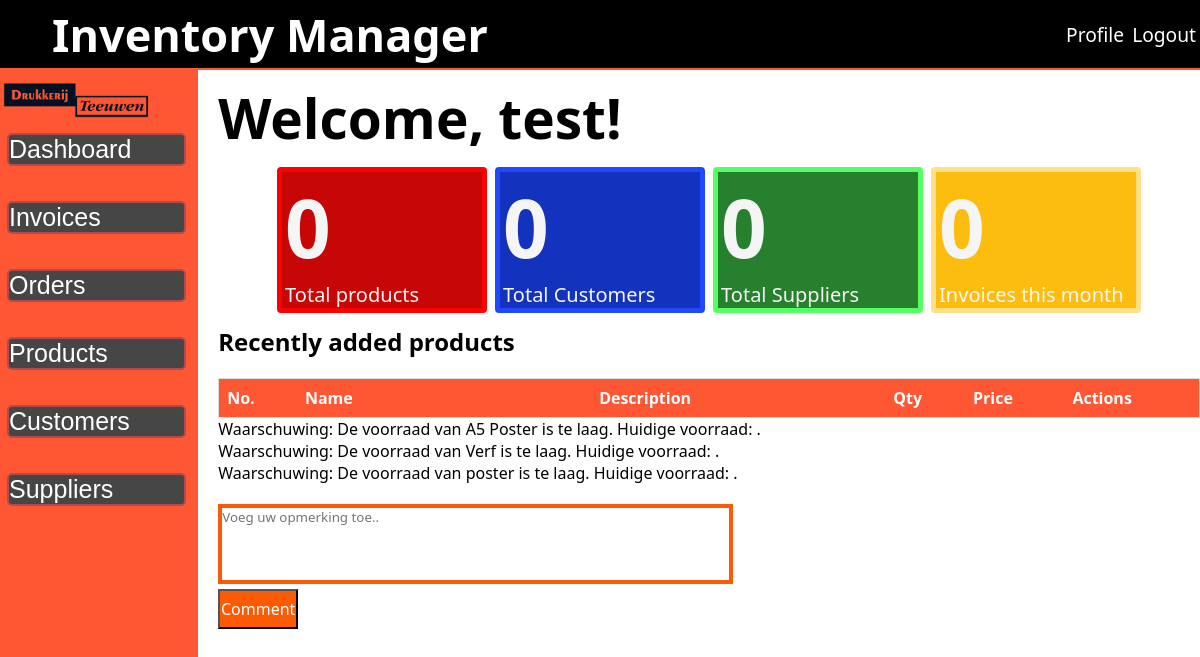
Before: /public/dashboard.php (signed in) with the older database file.
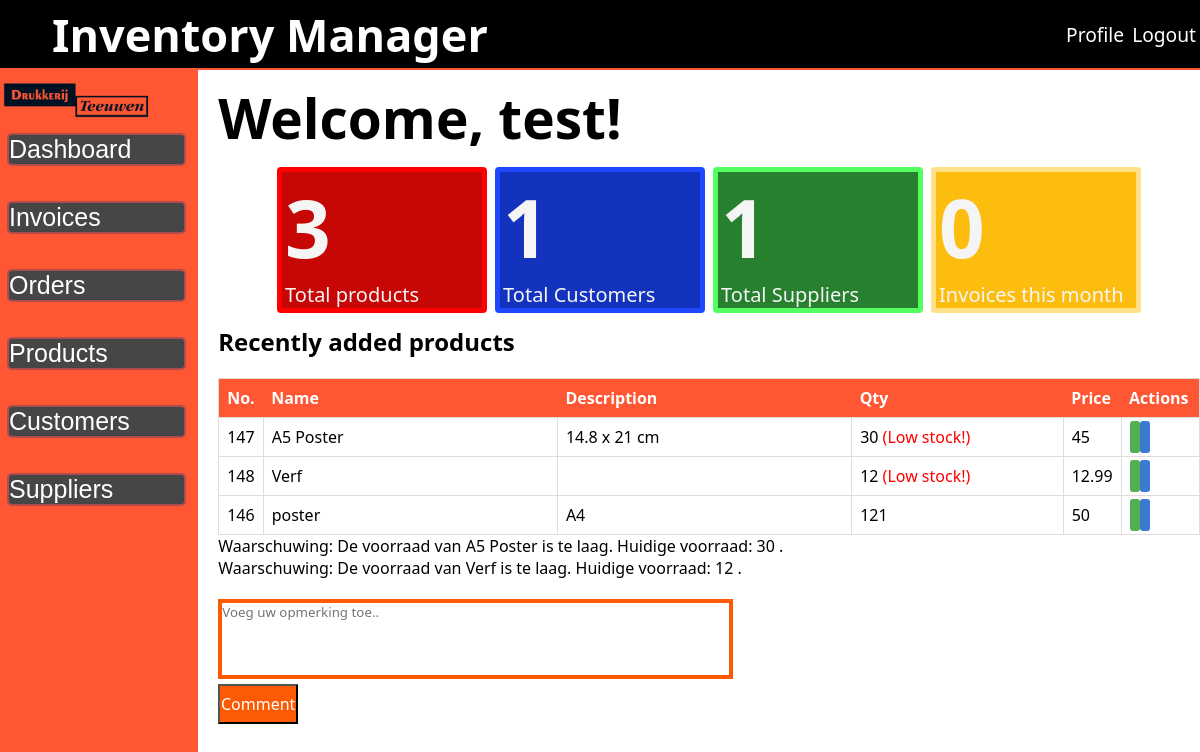
After: the same page with the newer database file.
### tables this page shows
CREATE TABLE `products` (
  `id` int(11) NOT NULL,
  `product_name` varchar(50) NOT NULL,
  `product_description` varchar(100) DEFAULT NULL,
  `product_quantity` int(11) NOT NULL,
  `product_price` float NOT NULL,
  `other_details` text DEFAULT NULL,
  `supplier_id` int(11) DEFAULT NULL,
  `date` date NOT NULL DEFAULT current_timestamp()
);

### public/dashboard.php (the view, shortened to what the changed rows need)
<?php
require_once '../src/inc/session_check.php';
?>
<h1>Welcome,
    <?= $_SESSION['name'] ?>!
</h1>
<div class="board">
    <div class="products-button">
        <?php
        $sql = "SELECT COUNT(product_name) AS total FROM products;";
        $result = mysqli_query($con, $sql);
        $data = mysqli_fetch_assoc($result);
        ?>
        <a href="products.php"
            title="This shows you how many products we have in the system,
            You also can click it to go straight to the product page.">
            <h3>
                <?php
                echo $data['total'];
                ?>
            </h3>
            <p>Total products</p>
        </a>
    </div>
    <div class="customers-button">
        <?php
        $sql = "SELECT COUNT(id) AS total FROM customers;";
        $result = mysqli_query($con, $sql);
        $data = mysqli_fetch_assoc($result);
        ?>
        <a href="customers.php"
            title="This shows how many customers we have in the system,
            you also can click it to go straight to the customers page.">
            <h3>
                <?php
                echo $data['total'];
                ?>
            </h3>
            <p>Total Customers</p>
        </a>
    </div>
    <div class="suppliers-button">
        <?php
        $sql = "SELECT COUNT(name) AS total FROM suppliers;";
        $result = mysqli_query($con, $sql);
        $data = mysqli_fetch_assoc($result);
        ?>
        <a href="suppliers.php"
            title="This shows how many suppliers we have in the system,
            you also can click it to go straight to the suppliers page.">
            <h3>
                <?php
                echo $data['total'];
                ?>
            </h3>
            <p>Total Suppliers</p>
        </a>
    </div>
</div>
<div class="dashboard-table">
    <h2>Recently added products</h2>
    <div class="dashboard-table-container">
        <table aria-label="A table that shows 30 newly added products">
            <thead>
                <tr>
                    <th>No.</th>
                    <th id="dash-name">Name</th>
                    <th id="dash-descr">Description</th>
                    <th>Qty</th>
                    <th>Price</th>
                    <th>Actions</th>
                </tr>
            </thead>
            <?php
            $sql = "SELECT
                        products.id,
                        products.product_name,
                        products.product_description,
                        products.product_quantity,
                        products.product_price,
                        products.other_details,
                        suppliers.name, date
                    FROM
                        products
                    INNER JOIN suppliers ON products.supplier_id=suppliers.id
                    ORDER BY
                        date
                    DESC
                    LIMIT 0,30";
            $result = $con->query($sql);
            $minimale_voorraad =array(
                "A5 Poster" => 60,
                "Verf" => 30,
                "poster" => 100,
            );
            ?>
            <tbody>
                <?php while ($rows = $result->fetch_assoc()) { ?>
                    <tr>
                        <td id="dash-id">
                            <?php echo $rows['id']; ?>
                        </td>
                        <td id="dash-name">
                            <?php echo $rows['product_name']; ?>
                        </td>
                        <td id="dash-descr">
                            <?php echo $rows['product_description']; ?>
                        </td>
                        <td class="pro-qty <?php echo ($rows['product_quantity'] < $minimale_voorraad[$rows['product_name']]) ? 'low-stock' : ''; ?>">
                        <?php echo $rows['product_quantity']; ?>
                        <?php if ($rows['product_quantity'] < $minimale_voorraad[$rows['product_name']]): ?>
                            <span style="color : red;">(Low stock!)</span>
                        <?php endif; ?>
                        </td>
                        <td id="dash-prc">
                            <?php echo $rows['product_price']; ?>
                        </td>
                        <td id="dash-act">
                            <a class="edit-data" href="editProduct.php?id=<?php echo $rows['id']; ?>">
                            </a>
                            <a class="view-data" href="view-product.php?id=<?php echo $rows['id']; ?>">
                            </a>
                        </td>
                    </tr>
                <?php } ?>
            </tbody>
        </table>
        <?php
     class StockManager {
             private $db;
             private $minStockLevels;
          public function __construct($db, $minStockLevels) {
                  $this->db = $db;
                  $this->minStockLevels = $minStockLevels;
             }
          public function checkStockLevels() {
                  $warnings = "";
                foreach ($this->minStockLevels as $product => $minStockLevel) {
                      $sql = "SELECT product_quantity FROM products WHERE product_name='$product'";
                         $result = $this->db->query($sql);
                        $row = $result->fetch_assoc();
                       $stockLevel = $row['product_quantity'];
                if ($stockLevel < $minStockLevel) {
                    $warnings .= "Waarschuwing: De voorraad van $product is te laag. Huidige voorraad: $stockLevel  .<br>";
                }
            }
            return $warnings;
             }
         }
             $stockManager = new StockManager($con, $minimale_voorraad);
              $warnings = $stockManager->checkStockLevels();
             if (!empty($warnings)) {
             echo "<div>$warnings</div>";
           }
          ?>
         <?php
           echo "<form method='POST' action=''>
                     <input  type='hidden' name='name' value='".$_SESSION['name']."'>
                     <input  type='hidden' name='data' value='".date('Y-m-d H:i:s')."'>
                      <textarea class='message' name='message' required placeholder='Voeg uw opmerking toe..'></textarea><br>
                     <button class='butcomment' type='submit' name='commentSubmit'>Comment</button>
          </form>";
        ?>
        </div>
</div>

Changed rows visible on the page:
added products: id "147", product_name "A5 Poster", product_description "14.8 x 21 cm", product_quantity "30", shows "(Low stock!)", product_price "45"
added products: id "148", product_name "Verf", product_quantity "12", shows "(Low stock!)", product_price "12.99"
added products: id "146", product_name "poster", product_description "A4", product_quantity "121", product_price "50"
Other visible differences:
$data['total']: "0" → "3"
$data['total']: "0" → "1"
new list line: "Waarschuwing: De voorraad van A5 Poster is te laag. Huidige voorraad: 30 ."
new list line: "Waarschuwing: De voorraad van Verf is te laag. Huidige voorraad: 12 ."
list line gone: "Waarschuwing: De voorraad van A5 Poster is te laag. Huidige voorraad: ."
list line gone: "Waarschuwing: De voorraad van Verf is te laag. Huidige voorraad: ."
list line gone: "Waarschuwing: De voorraad van poster is te laag. Huidige voorraad: ."
